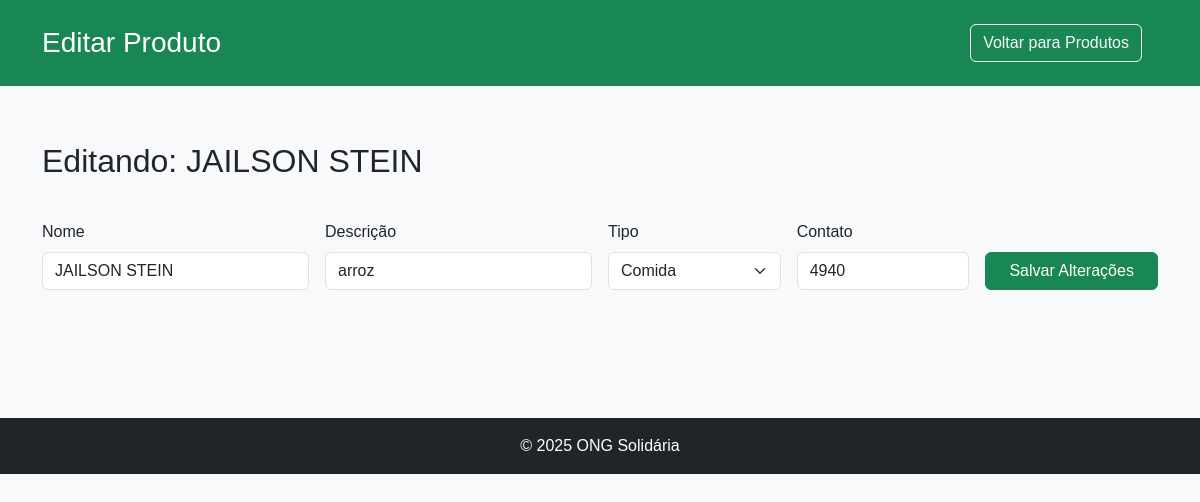
The app's page /edit_produto/1 (signed in) with its own data.
### api/models.py (models this page shows, shortened)
class Produto(db.Model):
    id = db.Column(db.Integer, primary_key=True)
    nome = db.Column(db.String(100), nullable=False)
    descricao = db.Column(db.String(255), nullable=False)
    tipo = db.Column(db.String(20), nullable=False)  # 'roupa', 'comida', 'dinheiro'
    contato = db.Column(db.String(120), nullable=False)

### api/index.py (the view, shortened to what this page needs)
@app.route("/edit_produto/<int:id>", methods=["GET", "POST"])
@login_required
def edit_produto(id):
    produto = Produto.query.get_or_404(id)
    form = ProdutoForm(obj=produto)
    return render_template("edit_produto.html", form=form, produto=produto)

### api/forms.py
class ProdutoForm(FlaskForm):
    nome = StringField("Nome", validators=[DataRequired()])
    descricao = StringField("Descrição", validators=[DataRequired()])
    tipo = SelectField(
        "Tipo",
        choices=[("roupa", "Roupa"), ("comida", "Comida"), ("dinheiro", "Dinheiro")],
        validators=[DataRequired()],
    )
    contato = StringField("Contato", validators=[DataRequired(), Length(max=120)])
    submit = SubmitField("Salvar Produto")

### api/index.py (called while the page is built)
@login_manager.user_loader
def load_user(user_id):
    return Users.query.get(int(user_id))

### api/templates/edit_produto.html (shortened to what this page needs)
<!DOCTYPE html>
<html lang="pt-BR">
<head>
  <link href="https://cdn.jsdelivr.net/npm/bootstrap@5.3.3/dist/css/bootstrap.min.css" rel="stylesheet" />
  <link rel="stylesheet" href="{{ url_for('static', filename='css/estilo.css') }}" />
</head>
<body class="bg-light">
<header class="bg-success text-white py-4 mb-4">
  <div class="container d-flex justify-content-between align-items-center">
    <h1 class="h3 mb-0">Editar Produto</h1>
    <nav>
      <a href="{{ url_for('produtos') }}" class="btn btn-outline-light">Voltar para Produtos</a>
    </nav>
  </div>
</header>
  <main class="container">
    <h2 class="mb-4">Editando: {{ produto.nome }}</h2>
    <form method="POST" class="row g-3 mb-5">
      <div class="col-md-3">
        <label for="nome" class="form-label">Nome</label>
        {{ form.nome(class="form-control", id="nome") }}
      </div>
      <div class="col-md-3">
        <label for="descricao" class="form-label">Descrição</label>
        {{ form.descricao(class="form-control", id="descricao") }}
      </div>
      <div class="col-md-2">
        <label for="tipo" class="form-label">Tipo</label>
        {{ form.tipo(class="form-select", id="tipo") }}
      </div>
      <div class="col-md-2">
        <label for="contato" class="form-label">Contato</label>
        {{ form.contato(class="form-control", id="contato") }}
      </div>
      <div class="col-md-2 d-flex align-items-end">
        {{ form.submit(value="Salvar Alterações", class="btn btn-success w-100") }}
      </div>
    </form>
  </main>
  <footer class="bg-dark text-white text-center py-3 mt-5">
    <p class="mb-0">&copy; 2025 ONG Solidária</p>
  </footer>
</body>
</html>

### api/static/css/estilo.css (style rules this page uses)
body { font-family: Arial, sans-serif; margin: 0; padding: 0; }
footer { color: white; padding: 1rem; }
nav a { color: white; margin-right: 1rem; text-decoration: none; }
main { padding: 2rem; }
form label { display: block; margin-top: 1rem; }

### records on screen
Produto: nome "JAILSON STEIN", descricao "arroz", tipo "Comida", contato "4940"
